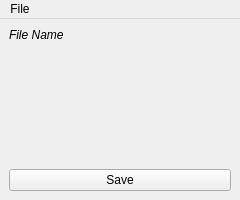
<?xml version="1.0" encoding="UTF-8"?>
<ui version="4.0">
 <class>MainWindow</class>
 <widget class="QMainWindow" name="MainWindow">
  <property name="geometry">
   <rect>
    <x>0</x>
    <y>0</y>
    <width>240</width>
    <height>200</height>
   </rect>
  </property>
  <property name="sizePolicy">
   <sizepolicy hsizetype="Preferred" vsizetype="Expanding">
    <horstretch>0</horstretch>
    <verstretch>100</verstretch>
   </sizepolicy>
  </property>
  <property name="minimumSize">
   <size>
    <width>240</width>
    <height>200</height>
   </size>
  </property>
  <property name="maximumSize">
   <size>
    <width>240</width>
    <height>600</height>
   </size>
  </property>
  <property name="windowTitle">
   <string>Stem</string>
  </property>
  <widget class="QWidget" name="centralwidget">
   <property name="sizePolicy">
    <sizepolicy hsizetype="Preferred" vsizetype="Expanding">
     <horstretch>0</horstretch>
     <verstretch>0</verstretch>
    </sizepolicy>
   </property>
   <property name="minimumSize">
    <size>
     <width>0</width>
     <height>0</height>
    </size>
   </property>
   <layout class="QVBoxLayout" name="verticalLayout_2">
    <item>
     <widget class="QLabel" name="label_2">
      <property name="sizePolicy">
       <sizepolicy hsizetype="Fixed" vsizetype="Fixed">
        <horstretch>0</horstretch>
        <verstretch>0</verstretch>
       </sizepolicy>
      </property>
      <property name="maximumSize">
       <size>
        <width>16777215</width>
        <height>50</height>
       </size>
      </property>
      <property name="font">
       <font>
        <italic>true</italic>
       </font>
      </property>
      <property name="text">
       <string>File Name</string>
      </property>
     </widget>
    </item>
    <item>
     <spacer name="verticalSpacer">
      <property name="orientation">
       <enum>Qt::Vertical</enum>
      </property>
      <property name="sizeHint" stdset="0">
       <size>
        <width>20</width>
        <height>20</height>
       </size>
      </property>
     </spacer>
    </item>
    <item>
     <layout class="QVBoxLayout" name="verticalLayout">
      <item>
       <layout class="QVBoxLayout" name="verticalLayout_3">
        <property name="sizeConstraint">
         <enum>QLayout::SetMinimumSize</enum>
        </property>
       </layout>
      </item>
     </layout>
    </item>
    <item>
     <spacer name="verticalSpacer_2">
      <property name="orientation">
       <enum>Qt::Vertical</enum>
      </property>
      <property name="sizeHint" stdset="0">
       <size>
        <width>20</width>
        <height>20</height>
       </size>
      </property>
     </spacer>
    </item>
    <item>
     <widget class="QPushButton" name="pushButton">
      <property name="text">
       <string>Save</string>
      </property>
     </widget>
    </item>
   </layout>
  </widget>
  <widget class="QMenuBar" name="menubar">
   <property name="geometry">
    <rect>
     <x>0</x>
     <y>0</y>
     <width>240</width>
     <height>21</height>
    </rect>
   </property>
   <widget class="QMenu" name="menuOpen">
    <property name="title">
     <string>File</string>
    </property>
    <addaction name="actionOpen"/>
    <addaction name="separator"/>
    <addaction name="actionExit"/>
   </widget>
   <addaction name="menuOpen"/>
  </widget>
  <action name="actionOpen">
   <property name="text">
    <string>Open</string>
   </property>
   <property name="statusTip">
    <string>Open Excel File</string>
   </property>
   <property name="shortcut">
    <string>Ctrl+O</string>
   </property>
  </action>
  <action name="actionExit">
   <property name="text">
    <string>Exit</string>
   </property>
  </action>
 </widget>
 <resources/>
 <connections/>
</ui>
